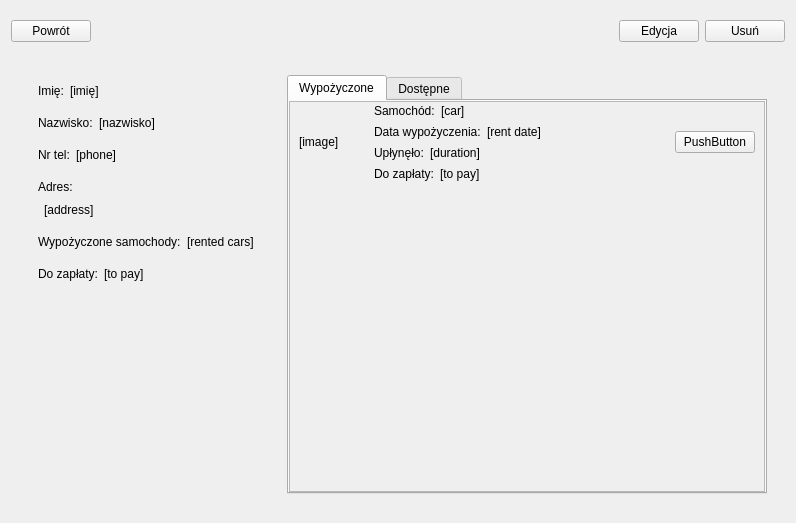
<?xml version="1.0" encoding="UTF-8"?>
<ui version="4.0">
 <class>Form</class>
 <widget class="QWidget" name="Form">
  <property name="geometry">
   <rect>
    <x>0</x>
    <y>0</y>
    <width>796</width>
    <height>523</height>
   </rect>
  </property>
  <property name="windowTitle">
   <string>Form</string>
  </property>
  <layout class="QVBoxLayout" name="verticalLayout_2">
   <item>
    <widget class="QWidget" name="widget" native="true">
     <property name="maximumSize">
      <size>
       <width>16777215</width>
       <height>50</height>
      </size>
     </property>
     <layout class="QHBoxLayout" name="horizontalLayout_3">
      <property name="leftMargin">
       <number>0</number>
      </property>
      <property name="rightMargin">
       <number>0</number>
      </property>
      <item>
       <widget class="QPushButton" name="backButton">
        <property name="text">
         <string>Powrót</string>
        </property>
       </widget>
      </item>
      <item>
       <spacer name="horizontalSpacer">
        <property name="orientation">
         <enum>Qt::Horizontal</enum>
        </property>
        <property name="sizeHint" stdset="0">
         <size>
          <width>820</width>
          <height>20</height>
         </size>
        </property>
       </spacer>
      </item>
      <item>
       <widget class="QPushButton" name="editButton">
        <property name="text">
         <string>Edycja</string>
        </property>
       </widget>
      </item>
      <item>
       <widget class="QPushButton" name="deleteButton">
        <property name="text">
         <string>Usuń</string>
        </property>
       </widget>
      </item>
     </layout>
    </widget>
   </item>
   <item>
    <widget class="QWidget" name="widget_2" native="true">
     <property name="class" stdset="0">
      <string>border</string>
     </property>
     <layout class="QHBoxLayout" name="horizontalLayout_4">
      <item>
       <widget class="QWidget" name="widget_3" native="true">
        <layout class="QVBoxLayout" name="verticalLayout_3">
         <property name="spacing">
          <number>0</number>
         </property>
         <item>
          <widget class="QWidget" name="widget_5" native="true">
           <layout class="QFormLayout" name="formLayout_2">
            <item row="0" column="0">
             <widget class="QLabel" name="label">
              <property name="text">
               <string>Imię:</string>
              </property>
              <property name="class" stdset="0">
               <string>labelBold</string>
              </property>
             </widget>
            </item>
            <item row="0" column="1">
             <widget class="QLabel" name="firstNameLabel">
              <property name="text">
               <string>[imię]</string>
              </property>
              <property name="class" stdset="0">
               <string>label</string>
              </property>
             </widget>
            </item>
           </layout>
          </widget>
         </item>
         <item>
          <widget class="QWidget" name="widget_6" native="true">
           <layout class="QFormLayout" name="formLayout">
            <item row="0" column="0">
             <widget class="QLabel" name="label_3">
              <property name="text">
               <string>Nazwisko:</string>
              </property>
              <property name="class" stdset="0">
               <string>labelBold</string>
              </property>
             </widget>
            </item>
            <item row="0" column="1">
             <widget class="QLabel" name="lastNameLabel">
              <property name="text">
               <string>[nazwisko]</string>
              </property>
              <property name="class" stdset="0">
               <string>label</string>
              </property>
             </widget>
            </item>
           </layout>
          </widget>
         </item>
         <item>
          <widget class="QWidget" name="widget_7" native="true">
           <layout class="QFormLayout" name="formLayout_3">
            <item row="0" column="0">
             <widget class="QLabel" name="label_5">
              <property name="text">
               <string>Nr tel:</string>
              </property>
              <property name="class" stdset="0">
               <string>labelBold</string>
              </property>
             </widget>
            </item>
            <item row="0" column="1">
             <widget class="QLabel" name="phoneLabel">
              <property name="text">
               <string>[phone]</string>
              </property>
              <property name="class" stdset="0">
               <string>label</string>
              </property>
             </widget>
            </item>
           </layout>
          </widget>
         </item>
         <item>
          <widget class="QWidget" name="widget_8" native="true">
           <layout class="QHBoxLayout" name="horizontalLayout_5">
            <property name="bottomMargin">
             <number>0</number>
            </property>
            <item>
             <widget class="QLabel" name="label_7">
              <property name="text">
               <string>Adres:</string>
              </property>
              <property name="class" stdset="0">
               <string>labelBold</string>
              </property>
             </widget>
            </item>
           </layout>
          </widget>
         </item>
         <item>
          <widget class="QWidget" name="widget_9" native="true">
           <layout class="QHBoxLayout" name="horizontalLayout_6">
            <property name="leftMargin">
             <number>15</number>
            </property>
            <item>
             <widget class="QLabel" name="addressLabel">
              <property name="text">
               <string>[address]</string>
              </property>
              <property name="class" stdset="0">
               <string>label</string>
              </property>
             </widget>
            </item>
           </layout>
          </widget>
         </item>
         <item>
          <widget class="QWidget" name="widget_10" native="true">
           <layout class="QFormLayout" name="formLayout_4">
            <item row="0" column="0">
             <widget class="QLabel" name="label_9">
              <property name="text">
               <string>Wypożyczone samochody:</string>
              </property>
              <property name="class" stdset="0">
               <string>labelBold</string>
              </property>
             </widget>
            </item>
            <item row="0" column="1">
             <widget class="QLabel" name="rentedCarsLabel">
              <property name="text">
               <string>[rented cars]</string>
              </property>
              <property name="class" stdset="0">
               <string>label</string>
              </property>
             </widget>
            </item>
           </layout>
          </widget>
         </item>
         <item>
          <widget class="QWidget" name="widget_11" native="true">
           <layout class="QFormLayout" name="formLayout_5">
            <item row="0" column="0">
             <widget class="QLabel" name="label_11">
              <property name="text">
               <string>Do zapłaty:</string>
              </property>
              <property name="class" stdset="0">
               <string>labelBold</string>
              </property>
             </widget>
            </item>
            <item row="0" column="1">
             <widget class="QLabel" name="toPayLabel">
              <property name="text">
               <string>[to pay]</string>
              </property>
              <property name="class" stdset="0">
               <string>label</string>
              </property>
             </widget>
            </item>
           </layout>
          </widget>
         </item>
         <item>
          <spacer name="verticalSpacer">
           <property name="orientation">
            <enum>Qt::Vertical</enum>
           </property>
           <property name="sizeHint" stdset="0">
            <size>
             <width>20</width>
             <height>40</height>
            </size>
           </property>
          </spacer>
         </item>
        </layout>
       </widget>
      </item>
      <item>
       <widget class="QWidget" name="widget_4" native="true">
        <layout class="QVBoxLayout" name="verticalLayout_4">
         <item>
          <widget class="QTabWidget" name="tab">
           <property name="autoFillBackground">
            <bool>false</bool>
           </property>
           <property name="currentIndex">
            <number>0</number>
           </property>
           <widget class="QWidget" name="rented">
            <attribute name="title">
             <string>Wypożyczone</string>
            </attribute>
            <layout class="QHBoxLayout" name="horizontalLayout_7">
             <property name="leftMargin">
              <number>0</number>
             </property>
             <property name="topMargin">
              <number>0</number>
             </property>
             <property name="rightMargin">
              <number>0</number>
             </property>
             <property name="bottomMargin">
              <number>0</number>
             </property>
             <item>
              <widget class="QScrollArea" name="scrollArea">
               <property name="widgetResizable">
                <bool>true</bool>
               </property>
               <widget class="QWidget" name="rentedContent">
                <property name="geometry">
                 <rect>
                  <x>0</x>
                  <y>0</y>
                  <width>495</width>
                  <height>394</height>
                 </rect>
                </property>
                <property name="class" stdset="0">
                 <string>scrollAreaContent</string>
                </property>
                <layout class="QVBoxLayout" name="verticalLayout_6">
                 <property name="leftMargin">
                  <number>0</number>
                 </property>
                 <property name="topMargin">
                  <number>0</number>
                 </property>
                 <property name="rightMargin">
                  <number>0</number>
                 </property>
                 <property name="bottomMargin">
                  <number>0</number>
                 </property>
                 <item>
                  <widget class="QWidget" name="widget_12" native="true">
                   <property name="minimumSize">
                    <size>
                     <width>0</width>
                     <height>80</height>
                    </size>
                   </property>
                   <property name="maximumSize">
                    <size>
                     <width>16777215</width>
                     <height>80</height>
                    </size>
                   </property>
                   <layout class="QHBoxLayout" name="horizontalLayout_8">
                    <property name="spacing">
                     <number>15</number>
                    </property>
                    <property name="topMargin">
                     <number>1</number>
                    </property>
                    <property name="bottomMargin">
                     <number>1</number>
                    </property>
                    <item>
                     <widget class="QLabel" name="label_2">
                      <property name="minimumSize">
                       <size>
                        <width>60</width>
                        <height>60</height>
                       </size>
                      </property>
                      <property name="maximumSize">
                       <size>
                        <width>60</width>
                        <height>60</height>
                       </size>
                      </property>
                      <property name="text">
                       <string>[image]</string>
                      </property>
                     </widget>
                    </item>
                    <item>
                     <widget class="QWidget" name="widget_13" native="true">
                      <property name="layoutDirection">
                       <enum>Qt::LeftToRight</enum>
                      </property>
                      <layout class="QVBoxLayout" name="verticalLayout_7">
                       <property name="spacing">
                        <number>6</number>
                       </property>
                       <property name="leftMargin">
                        <number>0</number>
                       </property>
                       <property name="topMargin">
                        <number>0</number>
                       </property>
                       <property name="rightMargin">
                        <number>0</number>
                       </property>
                       <property name="bottomMargin">
                        <number>0</number>
                       </property>
                       <item>
                        <widget class="QWidget" name="widget_14" native="true">
                         <layout class="QHBoxLayout" name="horizontalLayout_9">
                          <property name="leftMargin">
                           <number>0</number>
                          </property>
                          <property name="topMargin">
                           <number>0</number>
                          </property>
                          <property name="rightMargin">
                           <number>0</number>
                          </property>
                          <property name="bottomMargin">
                           <number>0</number>
                          </property>
                          <item>
                           <widget class="QLabel" name="label_4">
                            <property name="text">
                             <string>Samochód:</string>
                            </property>
                           </widget>
                          </item>
                          <item>
                           <widget class="QLabel" name="label_6">
                            <property name="text">
                             <string>[car]</string>
                            </property>
                           </widget>
                          </item>
                          <item>
                           <spacer name="horizontalSpacer_3">
                            <property name="orientation">
                             <enum>Qt::Horizontal</enum>
                            </property>
                            <property name="sizeHint" stdset="0">
                             <size>
                              <width>40</width>
                              <height>20</height>
                             </size>
                            </property>
                           </spacer>
                          </item>
                         </layout>
                        </widget>
                       </item>
                       <item>
                        <widget class="QWidget" name="widget_16" native="true">
                         <layout class="QHBoxLayout" name="horizontalLayout_11">
                          <property name="leftMargin">
                           <number>0</number>
                          </property>
                          <property name="topMargin">
                           <number>0</number>
                          </property>
                          <property name="rightMargin">
                           <number>0</number>
                          </property>
                          <property name="bottomMargin">
                           <number>0</number>
                          </property>
                          <item>
                           <widget class="QLabel" name="label_12">
                            <property name="text">
                             <string>Data wypożyczenia:</string>
                            </property>
                           </widget>
                          </item>
                          <item>
                           <widget class="QLabel" name="label_13">
                            <property name="text">
                             <string>[rent date]</string>
                            </property>
                           </widget>
                          </item>
                          <item>
                           <spacer name="horizontalSpacer_4">
                            <property name="orientation">
                             <enum>Qt::Horizontal</enum>
                            </property>
                            <property name="sizeHint" stdset="0">
                             <size>
                              <width>40</width>
                              <height>20</height>
                             </size>
                            </property>
                           </spacer>
                          </item>
                         </layout>
                        </widget>
                       </item>
                       <item>
                        <widget class="QWidget" name="widget_17" native="true">
                         <layout class="QHBoxLayout" name="horizontalLayout_12">
                          <property name="leftMargin">
                           <number>0</number>
                          </property>
                          <property name="topMargin">
                           <number>0</number>
                          </property>
                          <property name="rightMargin">
                           <number>0</number>
                          </property>
                          <property name="bottomMargin">
                           <number>0</number>
                          </property>
                          <item>
                           <widget class="QLabel" name="label_14">
                            <property name="text">
                             <string>Upłynęło:</string>
                            </property>
                           </widget>
                          </item>
                          <item>
                           <widget class="QLabel" name="label_15">
                            <property name="text">
                             <string>[duration]</string>
                            </property>
                           </widget>
                          </item>
                          <item>
                           <spacer name="horizontalSpacer_5">
                            <property name="orientation">
                             <enum>Qt::Horizontal</enum>
                            </property>
                            <property name="sizeHint" stdset="0">
                             <size>
                              <width>40</width>
                              <height>20</height>
                             </size>
                            </property>
                           </spacer>
                          </item>
                         </layout>
                        </widget>
                       </item>
                       <item>
                        <widget class="QWidget" name="widget_15" native="true">
                         <layout class="QHBoxLayout" name="horizontalLayout_10">
                          <property name="leftMargin">
                           <number>0</number>
                          </property>
                          <property name="topMargin">
                           <number>0</number>
                          </property>
                          <property name="rightMargin">
                           <number>0</number>
                          </property>
                          <property name="bottomMargin">
                           <number>0</number>
                          </property>
                          <item>
                           <widget class="QLabel" name="label_8">
                            <property name="text">
                             <string>Do zapłaty:</string>
                            </property>
                           </widget>
                          </item>
                          <item>
                           <widget class="QLabel" name="label_10">
                            <property name="text">
                             <string>[to pay]</string>
                            </property>
                           </widget>
                          </item>
                          <item>
                           <spacer name="horizontalSpacer_6">
                            <property name="orientation">
                             <enum>Qt::Horizontal</enum>
                            </property>
                            <property name="sizeHint" stdset="0">
                             <size>
                              <width>40</width>
                              <height>20</height>
                             </size>
                            </property>
                           </spacer>
                          </item>
                         </layout>
                        </widget>
                       </item>
                       <item>
                        <spacer name="verticalSpacer_4">
                         <property name="orientation">
                          <enum>Qt::Vertical</enum>
                         </property>
                         <property name="sizeHint" stdset="0">
                          <size>
                           <width>20</width>
                           <height>40</height>
                          </size>
                         </property>
                        </spacer>
                       </item>
                       <item>
                        <spacer name="verticalSpacer_3">
                         <property name="orientation">
                          <enum>Qt::Vertical</enum>
                         </property>
                         <property name="sizeHint" stdset="0">
                          <size>
                           <width>20</width>
                           <height>40</height>
                          </size>
                         </property>
                        </spacer>
                       </item>
                      </layout>
                     </widget>
                    </item>
                    <item>
                     <spacer name="horizontalSpacer_2">
                      <property name="orientation">
                       <enum>Qt::Horizontal</enum>
                      </property>
                      <property name="sizeHint" stdset="0">
                       <size>
                        <width>40</width>
                        <height>20</height>
                       </size>
                      </property>
                     </spacer>
                    </item>
                    <item>
                     <widget class="QPushButton" name="pushButton">
                      <property name="text">
                       <string>PushButton</string>
                      </property>
                     </widget>
                    </item>
                   </layout>
                  </widget>
                 </item>
                 <item>
                  <spacer name="verticalSpacer_2">
                   <property name="orientation">
                    <enum>Qt::Vertical</enum>
                   </property>
                   <property name="sizeHint" stdset="0">
                    <size>
                     <width>20</width>
                     <height>504</height>
                    </size>
                   </property>
                  </spacer>
                 </item>
                </layout>
               </widget>
              </widget>
             </item>
            </layout>
           </widget>
           <widget class="QWidget" name="available">
            <attribute name="title">
             <string>Dostępne</string>
            </attribute>
            <layout class="QVBoxLayout" name="verticalLayout_5">
             <property name="leftMargin">
              <number>0</number>
             </property>
             <property name="topMargin">
              <number>0</number>
             </property>
             <property name="rightMargin">
              <number>0</number>
             </property>
             <property name="bottomMargin">
              <number>0</number>
             </property>
             <item>
              <widget class="QScrollArea" name="scrollArea_2">
               <property name="widgetResizable">
                <bool>true</bool>
               </property>
               <widget class="QWidget" name="availableContent">
                <property name="geometry">
                 <rect>
                  <x>0</x>
                  <y>0</y>
                  <width>495</width>
                  <height>394</height>
                 </rect>
                </property>
                <property name="class" stdset="0">
                 <string>scrollAreaContent</string>
                </property>
                <layout class="QVBoxLayout" name="verticalLayout_8">
                 <property name="leftMargin">
                  <number>0</number>
                 </property>
                 <property name="topMargin">
                  <number>0</number>
                 </property>
                 <property name="rightMargin">
                  <number>0</number>
                 </property>
                 <property name="bottomMargin">
                  <number>0</number>
                 </property>
                 <item>
                  <widget class="QWidget" name="widget_18" native="true"/>
                 </item>
                 <item>
                  <spacer name="verticalSpacer_5">
                   <property name="orientation">
                    <enum>Qt::Vertical</enum>
                   </property>
                   <property name="sizeHint" stdset="0">
                    <size>
                     <width>20</width>
                     <height>40</height>
                    </size>
                   </property>
                  </spacer>
                 </item>
                </layout>
               </widget>
              </widget>
             </item>
            </layout>
           </widget>
          </widget>
         </item>
        </layout>
       </widget>
      </item>
     </layout>
    </widget>
   </item>
  </layout>
 </widget>
 <resources/>
 <connections/>
</ui>
